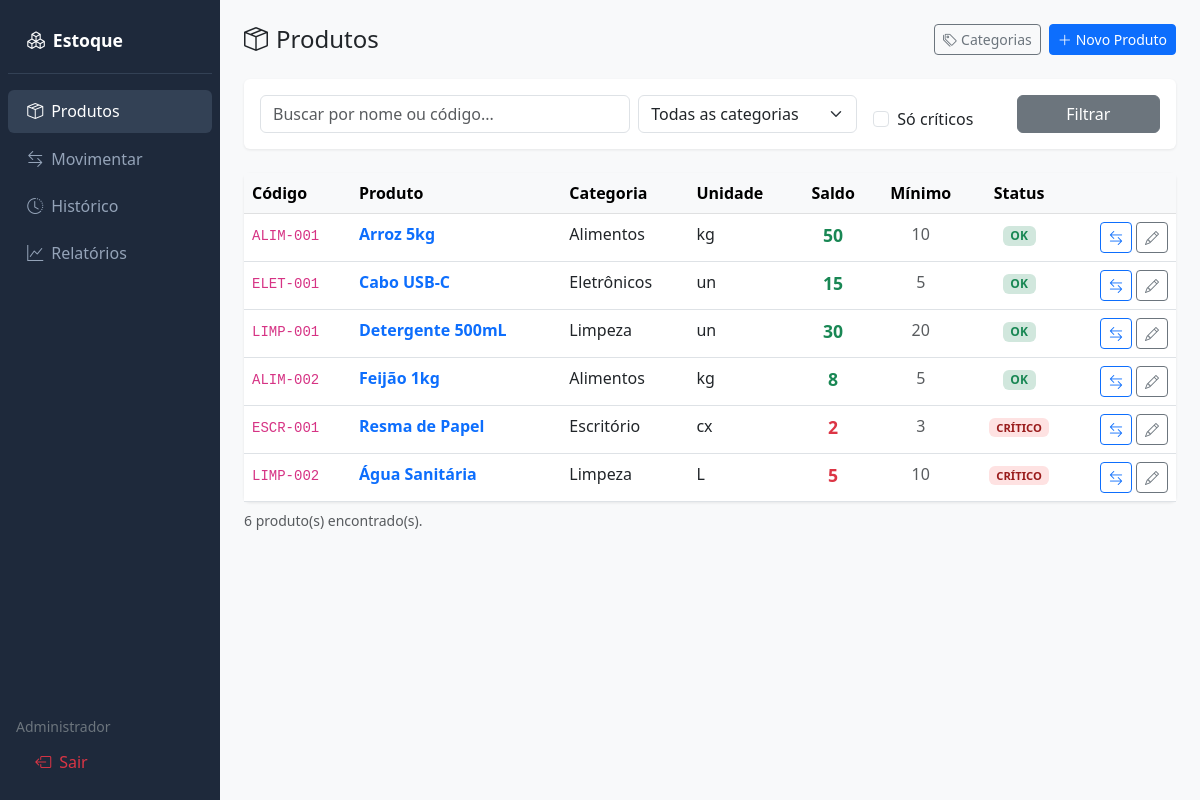
The page /produtos/ (signed in) on the database its author committed.
### app/models/usuario.py (models this page shows, shortened)
class Usuario(UserMixin, db.Model):
    __tablename__ = "usuarios"
    id = db.Column(db.Integer, primary_key=True)
    nome = db.Column(db.String(100), nullable=False)
    email = db.Column(db.String(150), unique=True, nullable=False)
    senha_hash = db.Column(db.String(256), nullable=False)
    admin = db.Column(db.Boolean, default=False)
    criado_em = db.Column(db.DateTime, default=datetime.utcnow)
    movimentacoes = db.relationship("Movimentacao", backref="usuario", lazy=True)

### app/models/produto.py (models this page shows, shortened)
class Produto(db.Model):
    __tablename__ = "produtos"
    id = db.Column(db.Integer, primary_key=True)
    nome = db.Column(db.String(150), nullable=False)
    codigo = db.Column(db.String(50), unique=True, nullable=False)
    descricao = db.Column(db.Text)
    unidade = db.Column(db.String(20), default="un")
    estoque_minimo = db.Column(db.Integer, default=0)
    categoria_id = db.Column(db.Integer, db.ForeignKey("categorias.id"))
    ativo = db.Column(db.Boolean, default=True)
    criado_em = db.Column(db.DateTime, default=datetime.utcnow)
    movimentacoes = db.relationship("Movimentacao", backref="produto", lazy=True)
    @property
    def saldo_atual(self):
        from app.models.movimentacao import Movimentacao
        entradas = db.session.query(
            db.func.coalesce(db.func.sum(Movimentacao.quantidade), 0)
        ).filter(
            Movimentacao.produto_id == self.id,
            Movimentacao.tipo == "entrada"
        ).scalar()
        saidas = db.session.query(
            db.func.coalesce(db.func.sum(Movimentacao.quantidade), 0)
        ).filter(
            Movimentacao.produto_id == self.id,
            Movimentacao.tipo == "saida"
        ).scalar()
        return int(entradas) - int(saidas)
    @property
    def abaixo_minimo(self):
        return self.saldo_atual < self.estoque_minimo

class Categoria(db.Model):
    __tablename__ = "categorias"
    id = db.Column(db.Integer, primary_key=True)
    nome = db.Column(db.String(80), unique=True, nullable=False)
    produtos = db.relationship("Produto", backref="categoria", lazy=True)

### app/routes/produtos.py (the view)
@produtos_bp.route("/")
@login_required
def listar():
    busca = request.args.get("q", "")
    categoria_id = request.args.get("categoria", type=int)
    apenas_criticos = request.args.get("criticos", False)
    query = Produto.query.filter_by(ativo=True)
    if busca:
        query = query.filter(
            (Produto.nome.ilike(f"%{busca}%")) | (Produto.codigo.ilike(f"%{busca}%"))
        )
    if categoria_id:
        query = query.filter_by(categoria_id=categoria_id)
    produtos = query.order_by(Produto.nome).all()
    if apenas_criticos:
        produtos = [p for p in produtos if p.abaixo_minimo]
    categorias = Categoria.query.order_by(Categoria.nome).all()
    return render_template("produtos/listar.html", produtos=produtos,
                           categorias=categorias, busca=busca,
                           categoria_id=categoria_id)

### app/models/usuario.py (called while the page is built)
@login_manager.user_loader
def load_user(user_id):
    return Usuario.query.get(int(user_id))

### app/templates/produtos/listar.html (shortened to what this page needs)
{% extends "base.html" %}
{% block content %}
<div class="d-flex justify-content-between align-items-center mb-4">
  <h4 class="mb-0"><i class="bi bi-box-seam me-2"></i>Produtos</h4>
  <div class="d-flex gap-2">
    <a href="{{ url_for('produtos.categorias') }}" class="btn btn-outline-secondary btn-sm">
      <i class="bi bi-tags me-1"></i>Categorias
    </a>
    <a href="{{ url_for('produtos.novo') }}" class="btn btn-primary btn-sm">
      <i class="bi bi-plus-lg me-1"></i>Novo Produto
    </a>
  </div>
</div>
<form class="card p-3 mb-4" method="GET">
  <div class="row g-2 align-items-end">
    <div class="col-md-5">
      <input type="text" name="q" class="form-control" placeholder="Buscar por nome ou código..."
             value="{{ busca }}">
    </div>
    <div class="col-md-3">
      <select name="categoria" class="form-select">
        <option value="">Todas as categorias</option>
      </select>
    </div>
    <div class="col-md-2">
      <div class="form-check ms-2">
        <input class="form-check-input" type="checkbox" name="criticos" id="criticos"
               {% if request.args.get('criticos') %}checked{% endif %}>
        <label class="form-check-label" for="criticos">Só críticos</label>
      </div>
    </div>
    <div class="col-md-2">
      <button type="submit" class="btn btn-secondary w-100">Filtrar</button>
    </div>
  </div>
</form>
<div class="card">
  <div class="table-responsive">
    <table class="table table-hover mb-0">
      <thead class="table-light">
        <tr>
          <th>Código</th>
          <th>Produto</th>
          <th>Categoria</th>
          <th>Unidade</th>
          <th class="text-center">Saldo</th>
          <th class="text-center">Mínimo</th>
          <th class="text-center">Status</th>
          <th></th>
        </tr>
      </thead>
      <tbody>
        {% for p in produtos %}
        <tr>
          <td><code>{{ p.codigo }}</code></td>
          <td><a href="{{ url_for('produtos.detalhe', id=p.id) }}" class="text-decoration-none fw-semibold">{{ p.nome }}</a></td>
          <td>{{ p.categoria.nome if p.categoria else '—' }}</td>
          <td>{{ p.unidade }}</td>
          <td class="text-center">
            <span class="saldo-badge {% if p.abaixo_minimo %}text-danger{% else %}text-success{% endif %}">
              {{ p.saldo_atual }}
            </span>
          </td>
          <td class="text-center text-muted">{{ p.estoque_minimo }}</td>
          <td class="text-center">
            {% if p.abaixo_minimo %}
              <span class="badge badge-critico">CRÍTICO</span>
            {% else %}
              <span class="badge bg-success-subtle text-success">OK</span>
            {% endif %}
          </td>
          <td>
            <div class="d-flex gap-1 justify-content-end">
              <a href="{{ url_for('movimentacoes.nova') }}?produto_id={{ p.id }}"
                 class="btn btn-sm btn-outline-primary" title="Movimentar">
                <i class="bi bi-arrow-left-right"></i>
              </a>
              <a href="{{ url_for('produtos.editar', id=p.id) }}"
                 class="btn btn-sm btn-outline-secondary" title="Editar">
                <i class="bi bi-pencil"></i>
              </a>
            </div>
          </td>
        </tr>
        {% else %}
        <tr>
          <td colspan="8" class="text-center text-muted py-4">Nenhum produto encontrado.</td>
        </tr>
        {% endfor %}
      </tbody>
    </table>
  </div>
</div>
<p class="text-muted mt-2 small">{{ produtos|length }} produto(s) encontrado(s).</p>
{% endblock %}

### app/templates/base.html (shortened to what this page needs)
<!DOCTYPE html>
<html lang="pt-BR">
<head>
  <link href="https://cdn.jsdelivr.net/npm/bootstrap@5.3.0/dist/css/bootstrap.min.css" rel="stylesheet">
  <link href="https://cdn.jsdelivr.net/npm/bootstrap-icons@1.11.0/font/bootstrap-icons.css" rel="stylesheet">
</head>
<body>
<div class="d-flex">
  {% if current_user.is_authenticated %}
  <div class="sidebar d-flex flex-column p-2" style="width:220px; min-width:220px">
    <div class="brand mb-3"><i class="bi bi-boxes me-2"></i>Estoque</div>
    <nav class="nav flex-column gap-1">
      <a href="{{ url_for('produtos.listar') }}"
         class="nav-link {% if request.blueprint == 'produtos' %}active{% endif %}">
        <i class="bi bi-box-seam me-2"></i>Produtos
      </a>
      <a href="{{ url_for('movimentacoes.nova') }}"
         class="nav-link {% if request.blueprint == 'movimentacoes' and 'nova' in request.path %}active{% endif %}">
        <i class="bi bi-arrow-left-right me-2"></i>Movimentar
      </a>
      <a href="{{ url_for('movimentacoes.listar') }}"
         class="nav-link">
        <i class="bi bi-clock-history me-2"></i>Histórico
      </a>
      <a href="{{ url_for('relatorios.index') }}"
         class="nav-link {% if request.blueprint == 'relatorios' %}active{% endif %}">
        <i class="bi bi-graph-up me-2"></i>Relatórios
      </a>
    </nav>
    <div class="mt-auto p-2">
      <small class="text-secondary d-block mb-1">{{ current_user.nome }}</small>
      <a href="{{ url_for('auth.logout') }}" class="nav-link text-danger">
        <i class="bi bi-box-arrow-left me-2"></i>Sair
      </a>
    </div>
  </div>
  {% endif %}
  <div class="flex-grow-1 p-4" style="min-width:0">
    {% block content %}{% endblock %}
  </div>
</div>
</body>
</html>

### app/templates/base.html (style rules this page uses)
body { background: #f8f9fa; }
.sidebar { min-height: 100vh; background: #1e293b; }
.sidebar .nav-link { color: #94a3b8; padding: .6rem 1.2rem; border-radius: 6px; }
.sidebar .nav-link:hover, .sidebar .nav-link.active { background: #334155; color: #fff; }
.sidebar .brand { color: #fff; font-size: 1.1rem; font-weight: 600; padding: 1.2rem; border-bottom: 1px solid #334155; }
.badge-critico { background: #fee2e2; color: #991b1b; font-size: .7rem; }
.card { border: none; box-shadow: 0 1px 3px rgba(0,0,0,.08); }
.saldo-badge { font-size: 1.1rem; font-weight: 600; }

### rows shown on the page
Usuario: nome "Administrador"
Produto: codigo "ALIM-001", nome "Arroz 5kg", categoria "Alimentos", unidade "kg", saldo_atual "50", estoque_minimo "10", shows "OK"
Produto: codigo "ELET-001", nome "Cabo USB-C", categoria "Eletrônicos", unidade "un", saldo_atual "15", estoque_minimo "5", shows "OK"
Produto: codigo "LIMP-001", nome "Detergente 500mL", categoria "Limpeza", unidade "un", saldo_atual "30", estoque_minimo "20", shows "OK"
Produto: codigo "ALIM-002", nome "Feijão 1kg", categoria "Alimentos", unidade "kg", saldo_atual "8", estoque_minimo "5", shows "OK"
Produto: codigo "ESCR-001", nome "Resma de Papel", categoria "Escritório", unidade "cx", saldo_atual "2", estoque_minimo "3", shows "CRÍTICO"
Produto: codigo "LIMP-002", nome "Água Sanitária", categoria "Limpeza", unidade "L", saldo_atual "5", estoque_minimo "10", shows "CRÍTICO"

### other values the page prints
{{ produtos|length }} "6"
